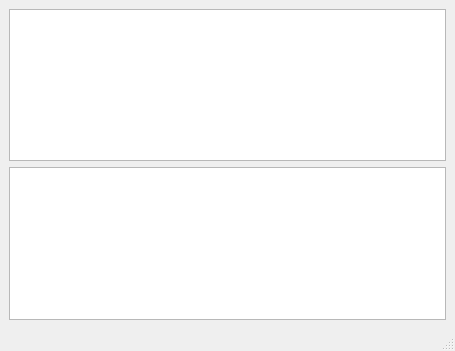
<?xml version="1.0" encoding="UTF-8"?>
<ui version="4.0">
 <class>MainWindow</class>
 <widget class="QMainWindow" name="MainWindow">
  <property name="geometry">
   <rect>
    <x>0</x>
    <y>0</y>
    <width>455</width>
    <height>351</height>
   </rect>
  </property>
  <property name="windowTitle">
   <string>MainWindow</string>
  </property>
  <widget class="QWidget" name="centralwidget">
   <layout class="QVBoxLayout" name="verticalLayout">
    <item>
     <widget class="QTextEdit" name="logBox">
      <property name="readOnly">
       <bool>true</bool>
      </property>
     </widget>
    </item>
    <item>
     <widget class="QListWidget" name="clientList"/>
    </item>
   </layout>
  </widget>
  <widget class="QMenuBar" name="menubar">
   <property name="geometry">
    <rect>
     <x>0</x>
     <y>0</y>
     <width>455</width>
     <height>25</height>
    </rect>
   </property>
  </widget>
  <widget class="QStatusBar" name="statusbar"/>
 </widget>
 <resources/>
 <connections/>
</ui>
